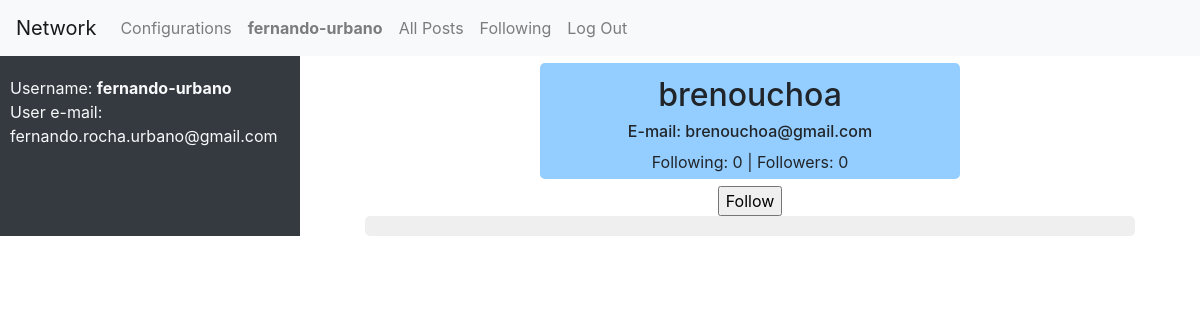
Page /user/brenouchoa/ (signed in) on the committed database.
### network/models.py (models this page shows, shortened)
class User(AbstractUser):
    users_following = models.ManyToManyField('User', blank=True, null=True, related_name='followed_by')
    watchlist = models.ManyToManyField('Post', blank=True, null=True, related_name='watched_by')
    @property
    def number_followers(self):
        return len(self.followed_by.all())
    @property
    def number_following(self):
        return len(self.users_following.all())

### network/views.py (the view)
# urls.py: path("user/<str:username>/", views.view_user, name="view_user"),
def view_user(request, username):
    logged_user = request.user
    try:
        user = User.objects.get(username=username)
    except:
        pass
    posts = Post.objects.filter(user=user)
    if logged_user.is_authenticated:
        following = logged_user.users_following.filter(pk=user.id).exists()
    else:
        following = None
    return render(request, 'network/user.html', {
        "searched_user": user,
        "posts": posts,
        "user": logged_user,
        "following": following
    })

### network/templates/network/user.html (shortened to what this page needs)
{% extends "network/layout.html" %}
{% load static %}
{% block body %}
    <div class="container-fluid">
        <div class="row">
            <div class="col-sm-3 column-flex bg-dark align-items-center text-light" id="user-info">
                {% if user.is_authenticated %}
                    <div class="justify-content-center align-items-center">
                        Username: <strong>{{ user.username }}</strong>
                    </div>
                    <div>
                        User e-mail: {{ user.email }}
                    </div>
                {% endif %}
            </div>
            <div class="col-sm-9" id="network-content">
                <div class="col-sm-12 d-flex align-items-center flex-column">
                    <div class="user-profile-info col-sm-6 align-items-center d-flex flex-column">
                        <h2>{{ searched_user.username }}</h2>
                        <h6>E-mail: {{ searched_user.email }}</h6>
                        <span>Following: {{ searched_user.number_following }} | Followers: {{ searched_user.number_followers }}</span>
                    </div>
                    {% if user.is_authenticated and user.id != searched_user.id %}
                        <div class="col-sm-6 align-items-center d-flex flex-column">
                            <form method="post" action="{% url 'follow_unfollow_user' %}">
                                {% if following %}
                                    <input type="submit" value="Unfollow">
                                {% else %}
                                    <input type="submit" value="Follow">
                                {% endif %}
                            </form>
                        </div>
                    {% endif %}
                    <div class="posts-placement col-sm-11 column-flex d-flex align-items-center"></div>
                </div>
            </div>
        </div>
    </div>
{% endblock %}

### network/templates/network/layout.html (shortened to what this page needs)
{% load static %}
<!DOCTYPE html>
<html lang="en">
    <head>
        <link rel="stylesheet" href="https://stackpath.bootstrapcdn.com/bootstrap/4.4.1/css/bootstrap.min.css">
        <link href="{% static 'network/styles.css' %}" rel="stylesheet">
    </head>
    <body>
        <nav class="navbar navbar-expand-lg navbar-light bg-light">
            <a class="navbar-brand" href="#">Network</a>
            <div>
              <ul class="navbar-nav mr-auto">
                {% if user.is_authenticated %}
                    <li class="nav-item">
                        <a class="nav-link" id="menu">Configurations</a>
                    </li>
                    <li class="nav-item">
                        <a class="nav-link"><strong id="username">{{ user.username }}</strong></a>
                    </li>
                {% endif %}
                <li class="nav-item">
                    <a class="nav-link" id="all-posts" href="{% url 'index' %}">All Posts</a>
                </li>
                {% if user.is_authenticated %}
                    <li class="nav-item">
                        <a class="nav-link" href="{% url 'following' %}">Following</a>
                    </li>
                    <li class="nav-item">
                        <a class="nav-link" href="{% url 'logout' %}">Log Out</a>
                    </li>
                {% endif %}
              </ul>
            </div>
          </nav>
        <div class="body">
            {% block body %}
            {% endblock %}
        </div>
    </body>
</html>

### network/static/network/styles.css (style rules this page uses)
.posts-placement { display: flex; flex-direction: column; gap: 20px; background-color: rgb(239, 239, 239); border-radius: 5px; padding-top: 10px; padding-bottom: 10px; }
#user-info { padding: 10px; padding-top: 20px; }
.user-profile-info { margin: 7px; background-color: rgb(148, 205, 255); padding: 5px; border-radius: 5px; }

### rows in the picture
User: username "fernando-urbano", email "fernando.rocha.urbano@gmail.com"
User: username "brenouchoa", email "brenouchoa@gmail.com", number_following "0", number_followers "0"
